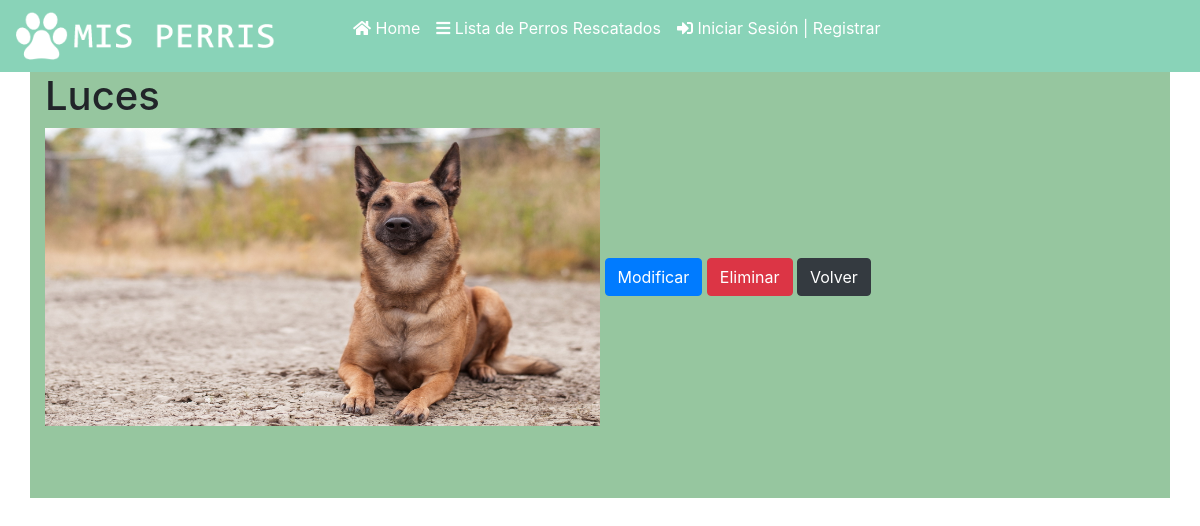
The page /perro/8/ on the database its author committed.
### perris/models.py (models this page shows, shortened)
class Perros_Rescatados(models.Model):
    author = models.ForeignKey('auth.User', on_delete=models.CASCADE)
    estado= models.CharField(max_length=30, choices=ESTADOS, default='')
    fotografia_perro=models.FileField(blank=True, null=True)
    nombre_perro = models.CharField(max_length=200)
    raza_predominante = models.CharField(max_length=200)
    descripcion=models.TextField()
    published_date = models.DateTimeField(blank=True, null=True)

### perris/views.py (the view)
# urls.py: url(r'^perro/(?P<pk>[0-9]+)/$', views.detail_post_perro,name='detail_post_perro'),
def detail_post_perro(request, pk):
    perros = get_object_or_404(Perros_Rescatados, pk=pk)
    return render(request, 'perris/adm.perro_post_detail.html', {'perro': perros})

### perris/templates/perris/adm.perro_post_detail.html
{% extends 'perris/base.html' %}
{% block content %}
<div class="container">
    <h1>{{ perro.nombre_perro }}</h1>
    {% if perro.fotografia_perro %}
    <img style="width: 50%;" src="{{perro.fotografia_perro.url}}" class="img-responsive">
    {% endif %}
    <a class="btn btn-primary" href="{% url 'edit_post_perro' pk=perro.pk %}">Modificar</a>
    <a class="btn btn-danger" href="{% url 'delete_post_perro' pk=perro.pk %}">Eliminar</a>
    <a class="btn btn-dark" href="{% url 'adm.inicio' %}">Volver</a>
</div>
{% endblock %}

### perris/static/css/estilos.css (style rules this page uses)
img { width: 80%; height: 70%; }
a { color:rgb(37, 4, 36); text-decoration:none; }
.container-fluid, .container { margin-right: auto; margin-left: auto; }
@media only screen and (min-width: 48em) { .container { width: 49rem; background: rgb(150, 198, 159); } }
@media only screen and (min-width: 64em) { .container { width: 65rem; } }
@media only screen and (min-width: 75em) { .container { width: 76rem; } }

### rows shown on the page
Perros_Rescatados: nombre_perro "Luces", fotografia_perro (picture)
